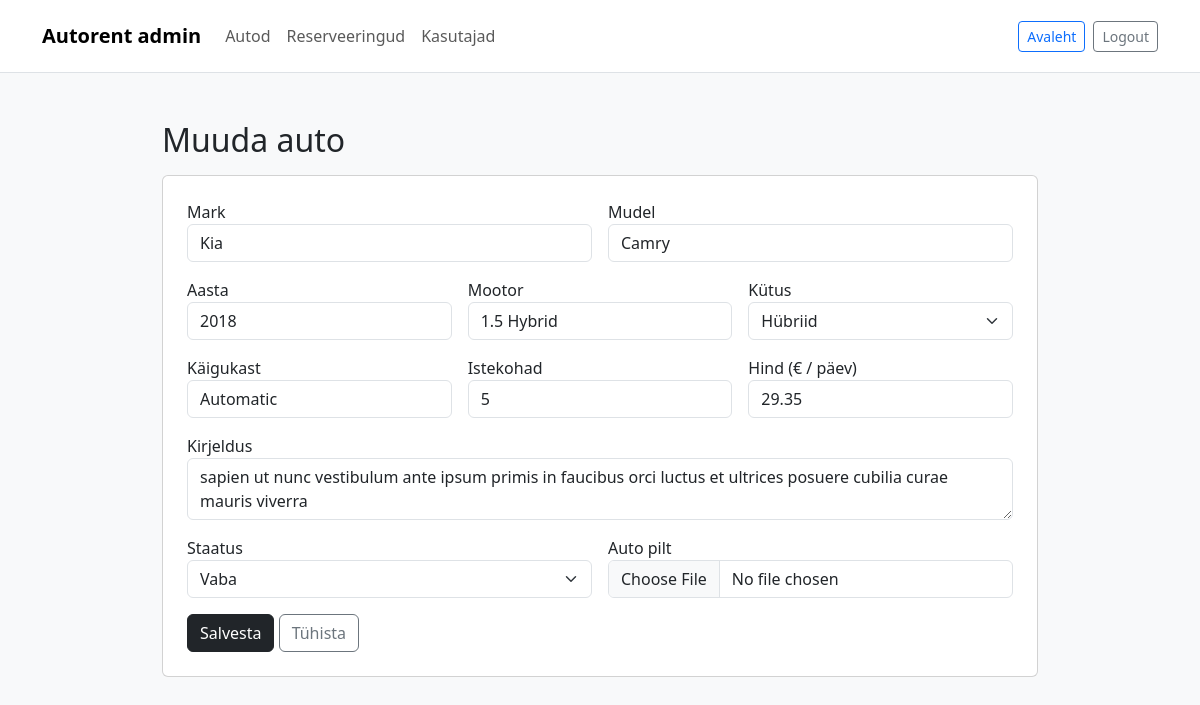
The page /admin/muuda_auto.php?id=100 (signed in) on the database its author committed.
### tables this page shows
CREATE TABLE `cars` (
  `id` int(11) NOT NULL,
  `brand` varchar(100) NOT NULL,
  `model` varchar(100) NOT NULL,
  `year` int(11) DEFAULT NULL,
  `registration_number` varchar(50) DEFAULT NULL,
  `engine` varchar(100) DEFAULT NULL,
  `fuel_type` varchar(50) DEFAULT NULL,
  `transmission` varchar(50) DEFAULT NULL,
  `seats` int(11) DEFAULT NULL,
  `price_per_day` decimal(10,2) NOT NULL DEFAULT 0.00,
  `description` text DEFAULT NULL,
  `image` varchar(255) DEFAULT NULL,
  `status` enum('available','rented','maintenance') DEFAULT 'available',
  `created_at` timestamp NOT NULL DEFAULT current_timestamp()
);

### admin/muuda_auto.php (the view, shortened to what this page needs)
<?php
include __DIR__ . '/../public/config.php';
$id = (int)$_GET['id'];
$res = mysqli_query($yhendus, "SELECT * FROM cars WHERE id = $id LIMIT 1");
$car = mysqli_fetch_assoc($res);
?>
<!doctype html>
<html lang="et">
<head>
  <link href="https://cdn.jsdelivr.net/npm/bootstrap@5.3.0/dist/css/bootstrap.min.css" rel="stylesheet">
</head>
<body class="bg-light">
<nav class="navbar navbar-expand-lg navbar-white bg-white border-bottom py-3">
    <div class="container">
        <a class="navbar-brand fw-bold" href="index.php">Autorent admin</a>
        <div class="collapse navbar-collapse" id="adminNav">
            <ul class="navbar-nav me-auto">
                <li class="nav-item"><a class="nav-link" href="index.php">Autod</a></li>
                <li class="nav-item"><a class="nav-link" href="reservations.php">Reserveeringud</a></li>
                <li class="nav-item"><a class="nav-link" href="users.php">Kasutajad</a></li>
            </ul>
            <a href="../public/avaleht.php" class="btn btn-outline-primary btn-sm me-2">Avaleht</a>
            <a href="../public/logout.php" class="btn btn-outline-secondary btn-sm">Logout</a>
        </div>
    </div>
</nav>
<div class="container my-5" style="max-width:900px;">
    <h2>Muuda auto</h2>
    <div class="card p-4 mt-3">
        <form method="post" enctype="multipart/form-data">
            <div class="row g-3">
                <div class="col-md-6"><label>Mark</label><input name="mark" class="form-control" value="<?php echo htmlspecialchars($car['brand'] ?? $car['mark']); ?>"></div>
                <div class="col-md-6"><label>Mudel</label><input name="model" class="form-control" value="<?php echo htmlspecialchars($car['model']); ?>"></div>
                <div class="col-md-4"><label>Aasta</label><input name="year" type="number" class="form-control" value="<?php echo htmlspecialchars($car['year']); ?>"></div>
                <div class="col-md-4"><label>Mootor</label><input name="engine" class="form-control" value="<?php echo htmlspecialchars($car['engine']); ?>"></div>
                <div class="col-md-4"><label>Kütus</label>
                    <select name="fuel_type" class="form-select">
                        <option value="Hübriid" <?php if(($car['fuel_type'] ?? $car['fuel'])=='Hübriid') echo 'selected'; ?>>Hübriid</option>
                    </select>
                </div>
                <div class="col-md-4"><label>Käigukast</label><input name="transmission" class="form-control" value="<?php echo htmlspecialchars($car['transmission']); ?>"></div>
                <div class="col-md-4"><label>Istekohad</label><input name="seats" type="number" class="form-control" value="<?php echo htmlspecialchars($car['seats']); ?>"></div>
                <div class="col-md-4"><label>Hind (€ / päev)</label><input name="price" type="number" step="0.01" class="form-control" value="<?php echo htmlspecialchars($car['price_per_day'] ?? $car['price']); ?>"></div>
                <div class="col-12"><label>Kirjeldus</label><textarea name="description" class="form-control"><?php echo htmlspecialchars($car['description']); ?></textarea></div>
                <div class="col-md-6"><label>Staatus</label>
                    <select name="status" class="form-select">
                        <option value="vaba" <?php if($car['status']=='vaba') echo 'selected'; ?>>Vaba</option>
                    </select>
                </div>
                <div class="col-md-6"><label>Auto pilt</label><input type="file" name="image" class="form-control"></div>
            </div>
            <div class="mt-3">
                <button class="btn btn-dark">Salvesta</button>
                <a href="index.php" class="btn btn-outline-secondary">Tühista</a>
            </div>
        </form>
    </div>
</div>
</body>
</html>

### rows shown on the page
cars: mark "Kia", model "Camry", year "2018", engine "1.5 Hybrid", fuel_type "Hübriid", transmission "Automatic", seats "5", price "29.35", description "sapien ut nunc vestibulum ante ipsum primis in faucibus orci luctus et ultrices posuere cubilia curae mauris viverra"
